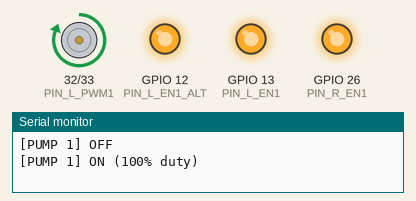
Recording of a sketch running on a simulated ESP32. On the bench: motor-driver pin pairs drawn as motors (green arrow = first pin HIGH = forward, orange = second pin HIGH = backward, longer = more drive), output pins drawn as LEDs (lit = HIGH), the last lines printed to the serial monitor.

Above: at 10.6 s.
At 22.1 s:
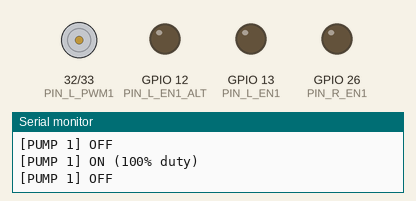
Timing chart, 0 to 30.5 s (numbered marks = the images above):
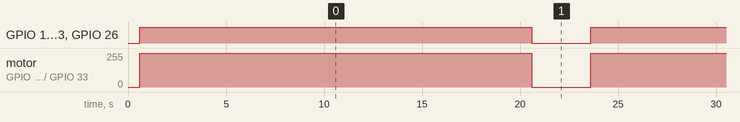

Measured:
- by itself, GPIO 12 (PIN_L_EN1_ALT), GPIO 13 (PIN_L_EN1), GPIO 26 (PIN_R_EN1): alternates HIGH for 20.0 s and LOW for 3.0 s
- by itself, motor on GPIO 32 (PIN_L_PWM1) / GPIO 33 (PIN_R_PWM1): alternates forward 255/255 for 20.0 s and stopped for 3.0 s

The sketch:

pump_pwm_test.ino
```cpp
// Standalone bench test: Pump 1 BTS7960 PWM cycling
#include <Arduino.h>

static const int PIN_L_EN1     = 13;
static const int PIN_L_EN1_ALT = 12; // PCB ties GPIO 12 and 13
static const int PIN_R_EN1     = 26;
static const int PIN_L_PWM1    = 32;
static const int PIN_R_PWM1    = 33;

static const uint32_t PWM_FREQ_HZ  = 5000;
static const uint8_t  PWM_BITS     = 8;
static const uint32_t MOTOR_ON_MS  = 20000;
static const uint32_t MOTOR_OFF_MS = 3000;

void pumpOn() {
    digitalWrite(PIN_L_EN1, HIGH);
    digitalWrite(PIN_L_EN1_ALT, HIGH);
    digitalWrite(PIN_R_EN1, HIGH);
    ledcWrite(PIN_L_PWM1, 255);
    digitalWrite(PIN_R_PWM1, LOW);
    Serial.println("[PUMP 1] ON (100% duty)");
}

void pumpOff() {
    ledcWrite(PIN_L_PWM1, 0);
    digitalWrite(PIN_L_EN1, LOW);
    digitalWrite(PIN_L_EN1_ALT, LOW);
    digitalWrite(PIN_R_EN1, LOW);
    digitalWrite(PIN_R_PWM1, LOW);
    Serial.println("[PUMP 1] OFF");
}

void setup() {
    Serial.begin(115200);
    delay(500);

    pinMode(PIN_L_EN1, OUTPUT);
    pinMode(PIN_L_EN1_ALT, OUTPUT);
    pinMode(PIN_R_EN1, OUTPUT);
    pinMode(PIN_R_PWM1, OUTPUT);

    ledcAttach(PIN_L_PWM1, PWM_FREQ_HZ, PWM_BITS);

    pumpOff();
    delay(100);
    pumpOn();
}

void loop() {
    delay(MOTOR_ON_MS);
    pumpOff();
    delay(MOTOR_OFF_MS);
    pumpOn();
}
```
